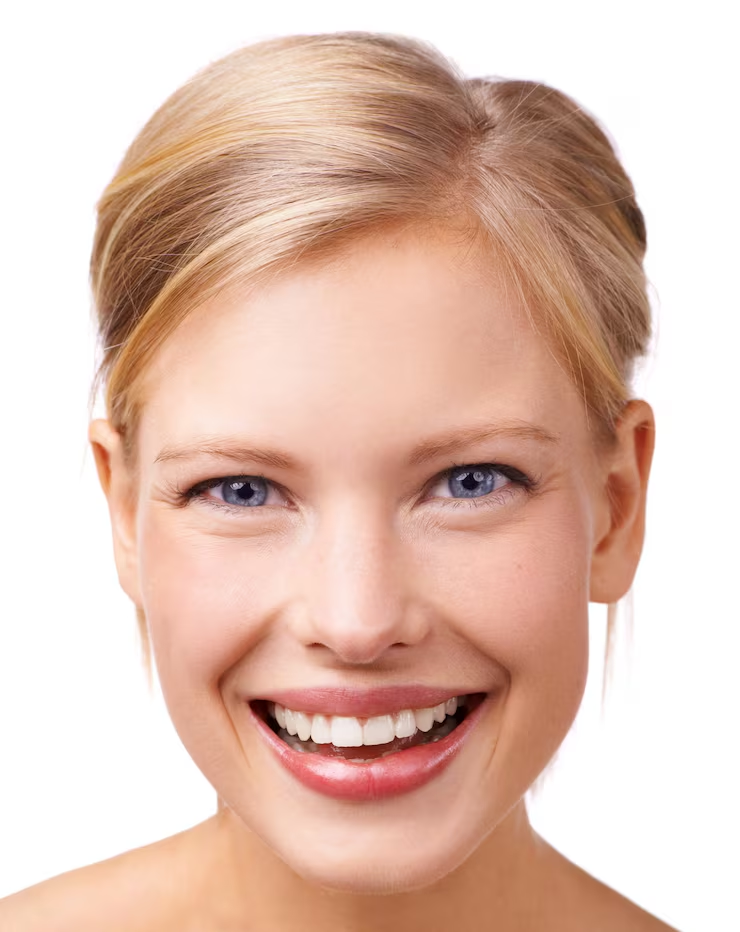
#> input picture lab07/smile-beauty-portrait-woman-studio-with-skincare-natural-face-routine-wellness-happy-cosmetic-female-person-from-canada-with-facial-dermatology-treatment-by-white-background_590464-305435.jpg, 740 x 932 px
$ jupyter execute lab07E3.ipynb   (older library calls are emulated)
#> lines starting #> are read from the running program, lines starting #| are printed output that depends on the picture
[cell 1]
#Lab 07
import numpy as np
import matplotlib.pyplot as plt
import cv2
from skimage.feature import hog
from skimage import exposure


# FUNCTIONS ----------------------------------------------------------------------------------------
# Both LoadImage and GetSobelFeatures are from assignment 1: modified a bit
def LoadImage(path, size=(256, 256)):
#> called with size = (256, 256)
    img = cv2.imread(path)
#> img is the input picture: shape (932, 740, 3); mean B, G, R 179.8, 193.4, 224.8
    img = cv2.resize(img, size)
#> img: shape (256, 256, 3)
    img = cv2.cvtColor(img, cv2.COLOR_BGR2GRAY)
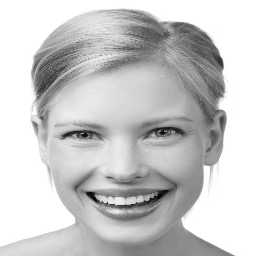
#> img: shape (256, 256); min 4, max 255, mean 201.2
    img = img.astype(np.float32) / 255.0
    return img

def GetSobelFeatures(img):
    # Compute x and y gradients using Sobel
    Gx = cv2.Sobel(img, cv2.CV_64F, 1, 0, ksize=3)
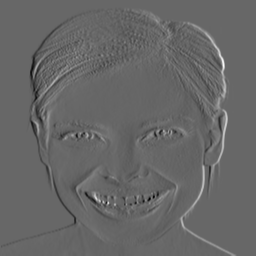
#> Gx: shape (256, 256) float64; min -2, max 2.94, mean 0.000185; drawn with min black and max white
    Gy = cv2.Sobel(img, cv2.CV_64F, 0, 1, ksize=3)

    # Gradient magnitude and orientation
    M = np.sqrt(Gx ** 2 + Gy ** 2)
    Theta = np.arctan2(Gy, Gx)  # in radians
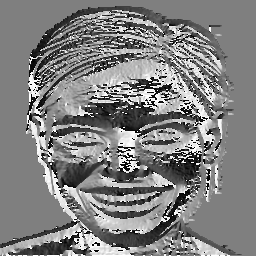
#> Theta: shape (256, 256) float64; min -3.14, max 3.14, mean 0.0433; drawn with min black and max white

    return Gx, Gy, M, Theta

def run_canny_batch(img, thresholds):
    edges = []
    for low, high in thresholds:
        edge = cv2.Canny(img, low, high)
        edges.append(edge)
    return edges

def plot_images_grid(images, titles, cols=4, figsize=(12,6), heatmap=False):
    rows = int(np.ceil(len(images) / cols))
    plt.figure(figsize=figsize)

    for i, (img, title) in enumerate(zip(images, titles)):
        plt.subplot(rows, cols, i+1)
        plt.imshow(img, cmap='viridis' if heatmap else 'gray')
        plt.title(title)
        plt.axis("off")
        if heatmap:
            plt.colorbar()


    plt.tight_layout()
    plt.show()

#This function is made by ChatGPT
def rotate_image(image, angle):
    height, width = image.shape[:2]
    center = (width/2, height/2)

    M = cv2.getRotationMatrix2D(center, angle, 1.0)

    # Scale to 0-255 for warpAffine
    rotated = cv2.warpAffine((image*255).astype(np.uint8), M, (width, height))

    # Convert back to 0-1 float if needed
    rotated = rotated.astype(np.float32) / 255.0

    return rotated

def normalize_for_display(result):
    norm = (result - np.min(result)) / (np.max(result) - np.min(result))
    return norm

[cell 2]
#1.
img = LoadImage('smile-beauty-portrait-woman-studio-with-skincare-natural-face-routine-wellness-happy-cosmetic-female-person-from-canada-with-facial-dermatology-treatment-by-white-background_590464-305435.jpg')
Gx, Gy, M, Theta = GetSobelFeatures(img)

#divide to cells (not used)
def divide_to_cells(img, pixels = 8):
#> called with pixels = 8
    h,w = img.shape[:2]
#> h = 256; w = 256
    cells = []
    for y in range(0, h, pixels):
        for x in range(0, w, pixels):
            cell = img[y:y+pixels, x:x+pixels]
            cells.append(cell)
#> after the loop, cells = 1024 items
    return cells

#create histogram of hte cells from M and Theta
def create_histogram_of_cells(M, Theta, pixels = 8):
    h,w = M.shape
    hist_list = []

    for y in range(0, h, pixels):
        for x in range(0, w, pixels):
            M_cell = M[y:y+pixels, x:x+pixels].ravel() # ravel used to make it easier to make histogram
            Theta_cell = Theta[y:y+pixels, x:x+pixels].ravel()

            Theta_cell = np.degrees(Theta_cell) % 180

            hist, _ = np.histogram(Theta_cell, bins=9, range=(0,180), weights=M_cell ) # weighted with Magnitude
            hist_list.append(hist)

    return np.array(hist_list)


cells = divide_to_cells(img)
#> cells = 1024 items
x = create_histogram_of_cells(M, Theta)
#> after the loop in create_histogram_of_cells, `for y in range(0, h, pixels):`: hist_list = 1024 items, first 6: [0, 0, 0, 0, 0, 0, 0, 0, 0], [0, 0, 0, 0, 0, 0, 0, 0, 0], [0, 0, 0, 0, 0, 0, 0, 0, 0], [0, 0, 0, 0, 0, 0, 0, 0, 0], [0, 0, 0, 0, 0, 0, 0, 0, 0], [0, 0, 0, 0, 0, 0, 0, 0, 0]


print(x.shape)
#| (1024, 9)
#create blocks
def create_blocks(hog_list):
    blocks = []
    hog_list = hog_list.reshape(32,32,9)
    cells_y, cells_x, bins = hog_list.shape
#> cells_y = 32; cells_x = 32; bins = 9

    for y in range(cells_y-1):
        for x in range(cells_x-1):
            block = hog_list[y:y+2, x:x+2]
            block_vector = block.ravel()

            blocks.append(block_vector)
#> after the loop, blocks = 961 items
    return np.array(blocks)

xx = create_blocks(x)
print(xx.shape)
#| (961, 36)
#normalize the blocks
def normalize_histogram(blocks):
    blocks_norm = []
    for block in blocks:
        norm = np.linalg.norm(block)
        block = block / (norm + 1e-6)
        blocks_norm.append(block)
#> this loop made 961 passes
#> norm on passes 1 to 3: 0, 0, 0
#> after the loop, blocks_norm = 961 items
    return np.array(blocks_norm)
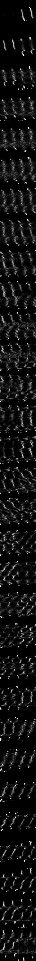
#> returned value: shape (961, 36) float64; min 0, max 1, mean 0.0713

xxx = normalize_histogram(xx)

print(xxx.shape)
#| (961, 36)

#visualize the hog, draw lines and colour by intensity of the angle
def visualize_hog(cells_histogram, cell_size=8, scale=3, threshold=0.01):
#> called with cells_histogram = array of shape (1024, 9), cell_size = 8, scale = 3, threshold = 0.01
    num_cells, bins = cells_histogram.shape
#> num_cells = 1024; bins = 9
    h_cells = int(np.sqrt(num_cells))
#> h_cells = 32
    w_cells = h_cells
#> w_cells = 32

    canvas = np.zeros((h_cells * cell_size, w_cells * cell_size), np.uint8)
    cells_histogram = cells_histogram.reshape(h_cells, w_cells, bins)

    bin_width = 180 / bins
#> bin_width = 20

    # normalize globally for consistent brightness
    max_val = cells_histogram.max() + 1e-6
#> max_val = 39.21

    for y in range(h_cells):
        for x in range(w_cells):
            hist = cells_histogram[y, x]

            strength = hist.max()  # dominant orientation strength

            if strength < threshold:
                continue

            dominant_bin = np.argmax(hist)

            angle = dominant_bin * bin_width + bin_width / 2
            theta = np.deg2rad(angle)

            cx = x * cell_size + cell_size // 2
            cy = y * cell_size + cell_size // 2

            half = scale

            # Compute line perpendicular to gradient
            dx = half * np.cos(theta + np.pi/2)
            dy = half * np.sin(theta + np.pi/2)

            # brightness encodes magnitude
            intensity = int(255 * (strength / max_val))

            pt1 = (int(cx - dx), int(cy - dy))
            pt2 = (int(cx + dx), int(cy + dy))

            cv2.line(canvas, pt1, pt2, intensity, 1)

    return canvas


canvas = visualize_hog(x)


img_gray = LoadImage('smile-beauty-portrait-woman-studio-with-skincare-natural-face-routine-wellness-happy-cosmetic-female-person-from-canada-with-facial-dermatology-treatment-by-white-background_590464-305435.jpg')

hog_features, hog_image = hog(
    img_gray,
    orientations=9,
    pixels_per_cell=(8, 8),
    cells_per_block=(2, 2),
    block_norm='L2',
    visualize=True,
    feature_vector=True
)

#hog_image_rescaled = exposure.rescale_intensity(hog_image, in_range=(0, 10))
#plotting
fig, (ax1, ax2) = plt.subplots(1, 2, figsize=(12, 6))

ax1.imshow(canvas, cmap='gray')
ax1.set_title('My HOG')
ax1.axis('off')

ax2.imshow(hog_image, cmap='gray')
ax2.set_title('skimage HOG')
ax2.axis('off')

plt.tight_layout()
plt.show()
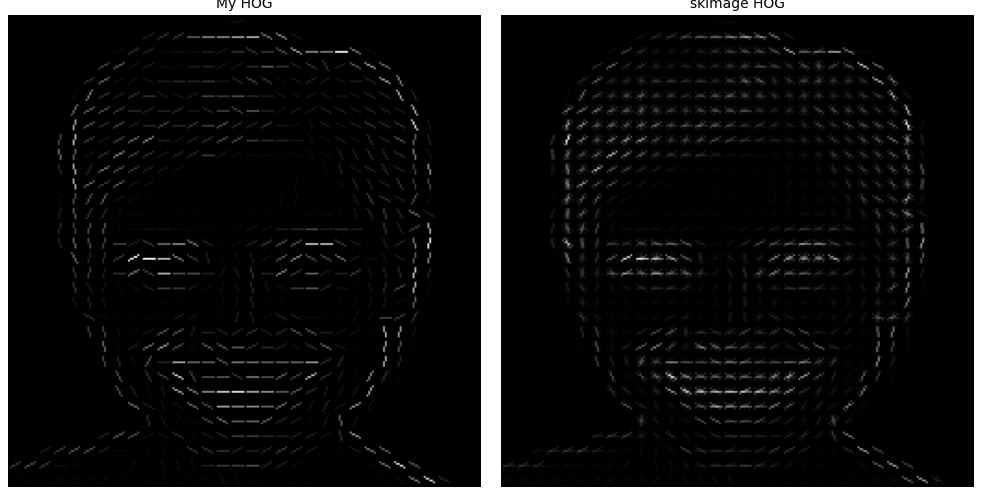
#> figure drawn by matplotlib, 2 panels

[cell 3]
img1 = LoadImage('smile-beauty-portrait-woman-studio-with-skincare-natural-face-routine-wellness-happy-cosmetic-female-person-from-canada-with-facial-dermatology-treatment-by-white-background_590464-305435.jpg')
img1 = rotate_image(img1, 10)
#> in rotate_image, `M = cv2.getRotationMatrix2D(center, angle, 1.0)`: M = [[0.985, 0.174, -20.28], [-0.174, 0.985, 24.17]]
#> in rotate_image, `rotated = cv2.warpAffine((image*255).astype(np.uint8), M, (width, heig..`:
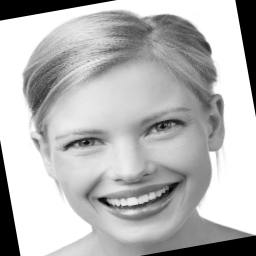
#> rotated: shape (256, 256); min 0, max 255, mean 183.2
img1 = (img1*255 + 50).clip(0,255).astype(np.float32) / 255.0
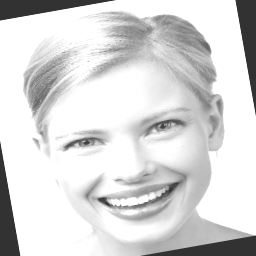
#> img1: shape (256, 256) float32; min 0.196, max 1, mean 0.846
Gx, Gy, M, Theta = GetSobelFeatures(img1)
#> in GetSobelFeatures (call 2), `Gy = cv2.Sobel(img, cv2.CV_64F, 0, 1, ksize=3)`:
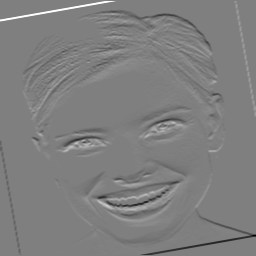
#> Gy: shape (256, 256) float64; min -3.22, max 3.22, mean -0.000698; drawn with min black and max white
#> in GetSobelFeatures (call 2), `Theta = np.arctan2(Gy, Gx)`:
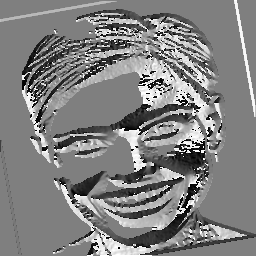
#> Theta: shape (256, 256) float64; min -3.14, max 3.14, mean 0.046; drawn with min black and max white
x = create_histogram_of_cells(M, Theta)
hog_image = visualize_hog(x)
#> call 2 of visualize_hog, with cells_histogram = array of shape (1024, 9), cell_size = 8, scale = 3, threshold = 0.01
#> in visualize_hog (call 2), `max_val = cells_histogram.max() + 1e-6`: max_val = 50.48
#> after the loop in visualize_hog (call 2), `for y in range(h_cells):`:
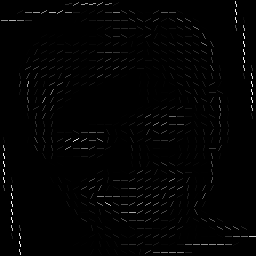
#> canvas: shape (256, 256); min 0, max 254, mean 2.8


img_gray = LoadImage('smile-beauty-portrait-woman-studio-with-skincare-natural-face-routine-wellness-happy-cosmetic-female-person-from-canada-with-facial-dermatology-treatment-by-white-background_590464-305435.jpg')

img_gray = rotate_image(img_gray, 10)
img_gray = (img_gray*255+50).clip(0, 255).astype(np.float32) / 255

hog_features, img_gray_hog = hog(
    img_gray,
    orientations=9,
    pixels_per_cell=(8, 8),
    cells_per_block=(2, 2),
    block_norm='L2',
    visualize=True,
    feature_vector=True
)
# Exposure rescaling
hog_image_rescaled = exposure.rescale_intensity(img_gray_hog, in_range=(0, 10))

#plotting
fig, (ax1, ax2) = plt.subplots(1, 2, figsize=(12, 6))

ax1.imshow(hog_image, cmap='gray')
ax1.set_title('My Hog')
ax1.axis('off')

ax2.imshow(hog_image_rescaled, cmap='gray')
ax2.set_title('skimage HOG')
ax2.axis('off')

plt.tight_layout()
plt.show()
